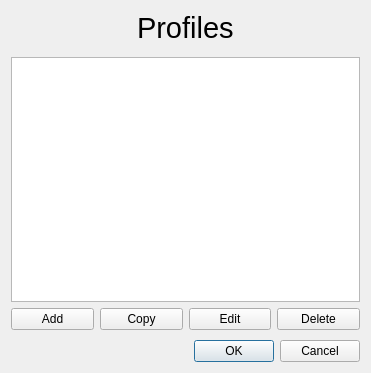
<?xml version="1.0" encoding="UTF-8"?>
<ui version="4.0">
 <class>Profiles</class>
 <widget class="QDialog" name="Profiles">
  <property name="geometry">
   <rect>
    <x>0</x>
    <y>0</y>
    <width>371</width>
    <height>373</height>
   </rect>
  </property>
  <property name="windowTitle">
   <string>Profiles</string>
  </property>
  <property name="windowIcon">
   <iconset resource="../icons/icons.qrc">
    <normaloff>:/icons/users.svg</normaloff>:/icons/users.svg</iconset>
  </property>
  <layout class="QVBoxLayout" name="verticalLayout">
   <item alignment="Qt::AlignHCenter">
    <widget class="QLabel" name="label">
     <property name="sizePolicy">
      <sizepolicy hsizetype="Expanding" vsizetype="Fixed">
       <horstretch>0</horstretch>
       <verstretch>0</verstretch>
      </sizepolicy>
     </property>
     <property name="font">
      <font>
       <family>Liberation Sans</family>
       <pointsize>22</pointsize>
      </font>
     </property>
     <property name="text">
      <string>Profiles</string>
     </property>
     <property name="alignment">
      <set>Qt::AlignLeading|Qt::AlignLeft|Qt::AlignTop</set>
     </property>
     <property name="wordWrap">
      <bool>false</bool>
     </property>
    </widget>
   </item>
   <item>
    <spacer name="verticalSpacer">
     <property name="orientation">
      <enum>Qt::Vertical</enum>
     </property>
     <property name="sizeType">
      <enum>QSizePolicy::Fixed</enum>
     </property>
     <property name="sizeHint" stdset="0">
      <size>
       <width>20</width>
       <height>6</height>
      </size>
     </property>
    </spacer>
   </item>
   <item>
    <widget class="QListWidget" name="profilesList"/>
   </item>
   <item>
    <layout class="QHBoxLayout" name="horizontalLayout">
     <item>
      <widget class="QPushButton" name="addBtn">
       <property name="text">
        <string>Add</string>
       </property>
      </widget>
     </item>
     <item>
      <widget class="QPushButton" name="copyBtn">
       <property name="text">
        <string>Copy</string>
       </property>
      </widget>
     </item>
     <item>
      <widget class="QPushButton" name="editBtn">
       <property name="text">
        <string>Edit</string>
       </property>
      </widget>
     </item>
     <item>
      <widget class="QPushButton" name="deleteBtn">
       <property name="text">
        <string>Delete</string>
       </property>
      </widget>
     </item>
    </layout>
   </item>
   <item>
    <spacer name="verticalSpacer_2">
     <property name="orientation">
      <enum>Qt::Vertical</enum>
     </property>
     <property name="sizeType">
      <enum>QSizePolicy::Fixed</enum>
     </property>
     <property name="sizeHint" stdset="0">
      <size>
       <width>20</width>
       <height>4</height>
      </size>
     </property>
    </spacer>
   </item>
   <item>
    <widget class="QDialogButtonBox" name="buttonBox">
     <property name="orientation">
      <enum>Qt::Horizontal</enum>
     </property>
     <property name="standardButtons">
      <set>QDialogButtonBox::Cancel|QDialogButtonBox::Ok</set>
     </property>
    </widget>
   </item>
  </layout>
 </widget>
 <resources>
  <include location="../icons/icons.qrc"/>
 </resources>
 <connections>
  <connection>
   <sender>buttonBox</sender>
   <signal>accepted()</signal>
   <receiver>Profiles</receiver>
   <slot>accept()</slot>
   <hints>
    <hint type="sourcelabel">
     <x>248</x>
     <y>254</y>
    </hint>
    <hint type="destinationlabel">
     <x>157</x>
     <y>274</y>
    </hint>
   </hints>
  </connection>
  <connection>
   <sender>buttonBox</sender>
   <signal>rejected()</signal>
   <receiver>Profiles</receiver>
   <slot>reject()</slot>
   <hints>
    <hint type="sourcelabel">
     <x>316</x>
     <y>260</y>
    </hint>
    <hint type="destinationlabel">
     <x>286</x>
     <y>274</y>
    </hint>
   </hints>
  </connection>
 </connections>
</ui>
